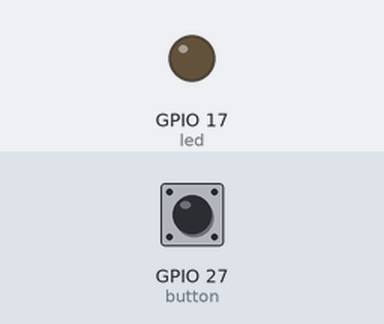
Recording of a program running on a simulated Raspberry Pi (BCM pin numbers). Parts: output pins drawn as LEDs (lit = HIGH). The inputs (shaded band) are chosen by the test bench; at power-on: GPIO 27 (button) HIGH. What the program prints to the terminal is not drawn.

Above: at 1.2 s.
1.3 s: GPIO 27 (button) pulled LOW for 0.15 s
At 1.37 s:
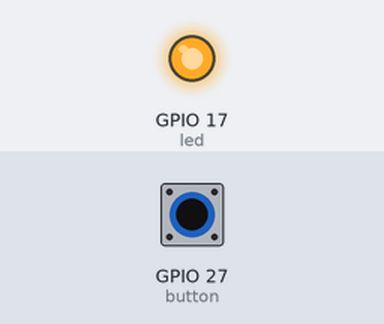
2.9 s: GPIO 27 (button) pulled LOW for 3.2 s
At 6.6 s:
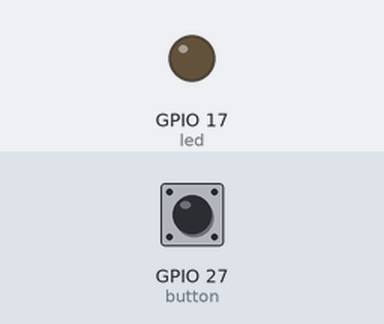
Timing chart, 0 to 8.1 s (numbered marks = the images above; inputs shaded):
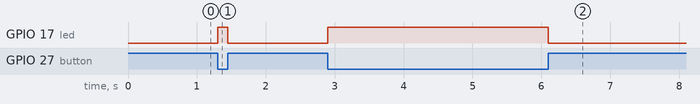

Measured:
- after the input at 1.3 s, GPIO 17 (led): LOW → HIGH at once, → LOW 0.15 s later
- after the input at 2.9 s, GPIO 17 (led): LOW → HIGH at once, → LOW 3.2 s later

The program:

button-sound.py
```python
#!/usr/bin/env python3
"""Hold the button -> LED on AND alarm sounds. Release -> both stop.

This is the GPIO-basics demo with sound bolted on. One physical action --
pressing the button -- now drives two kinds of output at once: something you
SEE (the LED) and something you HEAR (alarm.mp3). Hold = light + alarm,
let go = dark + silence.
"""
import shutil
import subprocess
from pathlib import Path
from signal import pause

try:
    from gpiozero import LED, Button
except ImportError:
    print("Couldn't find gpiozero. Check the venv setup in the README.")
    raise SystemExit(1)

# The sound lives in the SAME folder as this script. Building the path this way
# means it works no matter which folder you launch the script from.
SOUND_FILE = Path(__file__).resolve().parent / "alarm.mp3"

# A Raspberry Pi can't play an mp3 straight from Python, so we hand the file off
# to a small command-line music player. mpg123 is the lightest and the one we
# recommend; the rest are just fallbacks in case it's not installed.
# Install the recommended one ONCE with:  sudo apt install mpg123
#
# The flags on each line tell the player two things: "be quiet in the terminal"
# and "loop forever." Looping is what makes it a real alarm -- it keeps blaring
# the whole time the button is held, then we cut it off the moment it's released.
PLAYERS = {
    "mpg123": ["mpg123", "--quiet", "--loop", "-1"],
    "ffplay": ["ffplay", "-nodisp", "-autoexit", "-loglevel", "quiet", "-loop", "0"],
    "cvlc":   ["cvlc", "--quiet", "--loop"],
    "mpv":    ["mpv", "--no-video", "--really-quiet", "--loop=inf"],
}


def find_player():
    """Return the command for the first mp3 player we can find, else None."""
    for name, command in PLAYERS.items():
        if shutil.which(name):   # shutil.which = "is this program installed?"
            return command
    return None


PLAYER = find_player()
led = LED(17)        # GPIO17, pin 11
button = Button(27)  # GPIO27, pin 13

# We keep a handle on the currently-playing sound so we can stop it on release.
current_sound = None


def start_alarm():
    """Button went down: light the LED and start the alarm."""
    global current_sound
    led.on()
    if PLAYER is None or not SOUND_FILE.exists():
        return  # No player or no file -> just skip sound; the LED still works.
    stop_sound()  # belt-and-suspenders: kill any leftover sound first
    # Popen starts the player and immediately returns, so the button stays
    # responsive instead of freezing while the audio plays.
    current_sound = subprocess.Popen(PLAYER + [str(SOUND_FILE)])


def stop_alarm():
    """Button came back up: turn off the LED and silence the alarm."""
    led.off()
    stop_sound()


def stop_sound():
    """Stop the alarm if it's currently playing."""
    global current_sound
    if current_sound is not None and current_sound.poll() is None:
        current_sound.terminate()  # poll() is None means "still running"
    current_sound = None


# Tell the volunteer up front if the SOUND half won't work -- loudly and
# clearly -- but keep running so the LED half of the demo still goes.
if PLAYER is None:
    print("Heads up: no mp3 player found, so the LED works but there's NO sound.")
    print("Fix it once with:  sudo apt install mpg123")
elif not SOUND_FILE.exists():
    print(f"Heads up: couldn't find {SOUND_FILE.name} next to this script.")
    print("The LED works, but there's no sound until that file is in place.")

# These two lines say: "when the button does X, make the Pi do Y."
button.when_pressed = start_alarm
button.when_released = stop_alarm

print("Press the button to light the LED and sound the alarm. Press Ctrl+C to stop.")
# pause() keeps the program alive and listening for presses. Wrapping it lets us
# catch Ctrl+C and shut down tidily instead of dumping a scary traceback.
try:
    pause()
except KeyboardInterrupt:
    pass
finally:
    stop_alarm()  # make sure the LED is off and the alarm is silenced
    print("\nStopped. LED off, alarm quiet. See you at the next press!")
```
